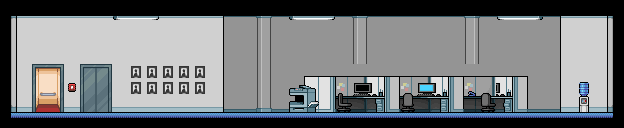

This is a level from a 2D game, rendered from its Tiled map with the project's own tilesets. A one-line summary and the complete map file follow:
An orthogonal 39x8 tile map with 16x16 px tiles, 3 tile layers (BGWall, Architecture, Elevators), 3 tilesets.

<map version="1.10" tiledversion="1.10.1" orientation="orthogonal" renderorder="right-down" width="39" height="8" tilewidth="16" tileheight="16" infinite="0" nextlayerid="11" nextobjectid="2">
 <tileset firstgid="1" name="tileset_architecture" tilewidth="16" tileheight="16" tilecount="54" columns="9">
  <image source="tileset_architecture.png" width="144" height="96" />
  <wangsets>
   <wangset name="Terrenos" type="corner" tile="-1">
    <wangcolor name="Wall" color="#ff0000" tile="-1" probability="1" />
    <wangcolor name="Window" color="#00ff00" tile="-1" probability="1" />
    <wangtile tileid="0" wangid="0,0,0,1,0,0,0,0" />
    <wangtile tileid="1" wangid="0,0,0,1,0,1,0,0" />
    <wangtile tileid="2" wangid="0,0,0,0,0,1,0,0" />
    <wangtile tileid="6" wangid="0,0,0,2,0,0,0,0" />
    <wangtile tileid="7" wangid="0,0,0,2,0,2,0,0" />
    <wangtile tileid="8" wangid="0,0,0,0,0,2,0,0" />
    <wangtile tileid="9" wangid="0,1,0,1,0,0,0,0" />
    <wangtile tileid="10" wangid="0,1,0,1,0,1,0,1" />
    <wangtile tileid="11" wangid="0,0,0,0,0,1,0,1" />
    <wangtile tileid="15" wangid="0,2,0,2,0,0,0,0" />
    <wangtile tileid="16" wangid="0,2,0,2,0,2,0,2" />
    <wangtile tileid="17" wangid="0,0,0,0,0,2,0,2" />
    <wangtile tileid="18" wangid="0,1,0,0,0,0,0,0" />
    <wangtile tileid="19" wangid="0,1,0,0,0,0,0,1" />
    <wangtile tileid="20" wangid="0,0,0,0,0,0,0,1" />
    <wangtile tileid="24" wangid="0,2,0,0,0,0,0,0" />
    <wangtile tileid="25" wangid="0,2,0,0,0,0,0,2" />
    <wangtile tileid="26" wangid="0,0,0,0,0,0,0,2" />
   </wangset>
  </wangsets>
 </tileset>
 <tileset firstgid="55" name="tileset_elevator" tilewidth="32" tileheight="48" tilecount="5" columns="5">
  <image source="tileset_elevator.png" width="160" height="48" />
 </tileset>
 <tileset firstgid="60" name="tileset_objects" tilewidth="16" tileheight="16" tilecount="98" columns="14">
  <image source="tileset_objects.png" width="224" height="112" />
 </tileset>
 <layer id="6" name="BGWall" width="39" height="8">
  <data encoding="csv">
0,0,0,0,0,0,0,0,0,0,0,0,0,0,0,0,0,0,0,0,0,0,0,0,0,0,0,0,0,0,0,0,0,0,0,0,0,0,0,
0,0,0,0,0,0,0,0,0,0,0,0,0,0,6,6,6,6,6,6,6,6,6,6,6,6,6,6,6,6,6,6,6,6,6,0,0,0,0,
0,0,0,0,0,0,0,0,0,0,0,0,0,0,15,15,15,15,15,15,15,15,15,15,15,15,15,15,15,15,15,15,15,15,15,0,0,0,0,
0,0,0,0,0,0,0,0,0,0,0,0,0,0,15,15,15,15,15,15,15,15,15,15,15,15,15,15,15,15,15,15,15,15,15,0,0,0,0,
0,0,0,0,0,0,0,0,0,0,0,0,0,0,15,15,15,15,15,15,15,15,15,15,15,15,15,15,15,15,15,15,15,15,15,0,0,0,0,
0,0,0,0,0,0,0,0,0,0,0,0,0,0,15,15,15,15,15,15,15,15,15,15,15,15,15,15,15,15,15,15,15,15,15,0,0,0,0,
0,0,0,0,0,0,0,0,0,0,0,0,0,0,24,24,24,24,24,24,24,24,24,24,24,24,24,24,24,24,24,24,24,24,24,0,0,0,0,
0,0,0,0,0,0,0,0,0,0,0,0,0,0,0,0,0,0,0,0,0,0,0,0,0,0,0,0,0,0,0,0,0,0,0,0,0,0,0
</data>
 </layer>
 <layer id="1" name="Architecture" width="39" height="8">
  <data encoding="csv">
46,46,46,46,46,46,46,46,46,46,46,46,46,46,46,46,46,46,46,46,46,46,46,46,46,46,46,46,46,46,46,46,46,46,46,46,46,46,46,
5,1,2,2,2,2,2,2,2,2,2,2,2,3,0,0,36,0,0,0,0,0,36,0,0,0,0,0,0,35,0,0,0,0,0,1,2,3,4,
14,10,11,11,11,11,11,11,11,11,11,11,11,12,0,0,45,0,0,0,0,0,45,0,0,0,0,0,0,44,0,0,0,0,0,10,11,12,13,
14,10,11,11,11,11,11,11,11,11,11,11,11,12,0,0,45,0,0,0,0,0,45,0,0,0,0,0,0,44,0,0,0,0,0,10,11,12,13,
14,10,11,11,11,11,11,11,11,11,11,11,11,12,0,0,45,0,0,62,63,64,65,66,67,64,65,66,67,64,65,66,67,0,0,10,11,12,13,
14,10,11,11,11,11,11,11,11,11,11,11,11,12,0,0,45,0,0,76,77,78,79,80,81,78,79,80,81,78,79,80,81,0,0,10,11,12,13,
23,19,20,20,20,20,20,20,20,20,20,20,20,21,0,0,54,0,0,90,91,92,93,68,95,92,93,94,95,92,93,82,95,0,0,19,20,21,22,
41,38,38,38,38,38,38,38,38,38,38,38,38,38,38,38,38,38,38,38,38,38,38,38,38,38,38,38,38,38,38,38,38,38,38,38,38,38,40
</data>
 </layer>
 <layer id="9" name="Elevators" width="39" height="8">
  <data encoding="csv">
0,0,0,0,0,0,0,0,0,0,0,0,0,0,0,0,0,0,0,0,0,0,0,0,0,0,0,0,0,0,0,0,0,0,0,0,0,0,0,
0,0,0,0,0,0,0,50,51,52,0,0,0,0,0,0,0,0,50,51,52,0,0,0,0,0,0,0,0,0,0,47,48,49,0,0,0,0,0,
0,0,0,0,0,0,0,0,0,0,0,0,0,0,0,0,0,0,0,0,0,0,0,0,0,0,0,0,0,0,0,0,0,0,0,0,0,0,0,
0,0,0,0,0,0,0,0,0,0,0,0,0,0,0,0,0,0,0,0,0,0,0,0,0,0,0,0,0,0,0,0,0,0,0,0,0,0,0,
0,0,0,0,0,0,0,0,73,73,73,73,73,0,0,0,0,0,0,0,0,0,0,0,0,0,0,0,0,0,0,0,0,0,0,0,0,0,0,
0,0,0,0,72,0,0,0,73,73,73,73,73,0,0,0,0,0,86,87,0,138,83,84,0,140,69,70,0,144,139,84,0,0,0,0,85,0,0,
0,0,59,0,0,55,0,0,0,0,0,0,0,0,0,0,0,0,100,101,0,152,0,0,0,154,0,0,0,0,153,0,0,0,0,0,99,0,0,
0,0,0,0,0,0,0,0,0,0,0,0,0,0,0,0,0,0,0,0,0,0,0,0,0,0,0,0,0,0,0,0,0,0,0,0,0,0,0
</data>
 </layer>
</map>
